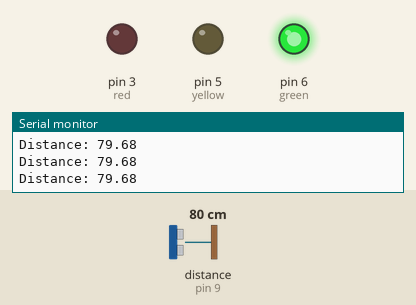
Recording of a sketch running on a simulated Arduino Uno, built with avr-gcc and run on an emulated ATmega328P. Parts: output pins drawn as LEDs (lit = HIGH), the last lines printed to the serial monitor. Wiring (inferred from the names in the program): ultrasonic range finder: trigger pin 8; echo pin 9. The inputs (shaded band) are chosen by the test bench; at power-on: distance to the obstacle (sensor on pin 9) 80 cm. The echo pulse lasts 58.3 µs per cm; pins used as bus, display or sensor lines are not drawn.

Above: at 1.2 s.
1.3 s: distance to the obstacle (sensor on pin 9) set to 97 cm
2.8 s: distance to the obstacle (sensor on pin 9) set to 105 cm
At 3.1 s:
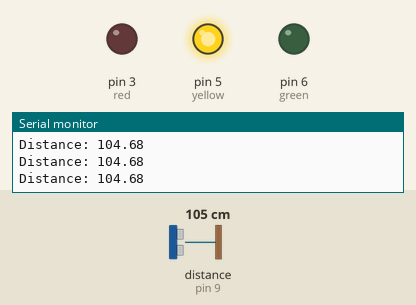
4.3 s: distance to the obstacle (sensor on pin 9) set to 196 cm
5.8 s: distance to the obstacle (sensor on pin 9) set to 205 cm
At 7.0 s:
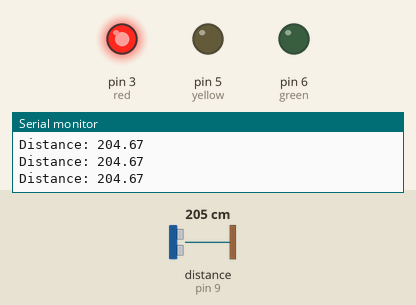
7.3 s: distance to the obstacle (sensor on pin 9) set to 2 cm
At 8.4 s:
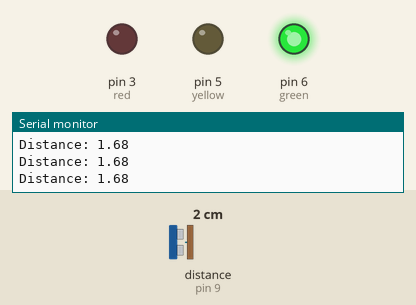
8.8 s: distance to the obstacle (sensor on pin 9) set to 120 cm
At 9.8 s:
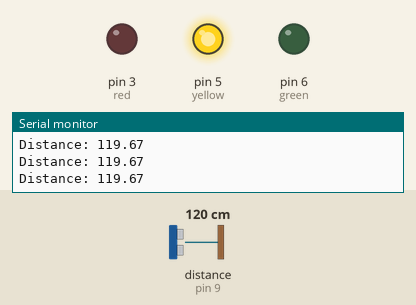
Timing chart, 0 to 11.3 s (numbered marks = the images above; inputs shaded):
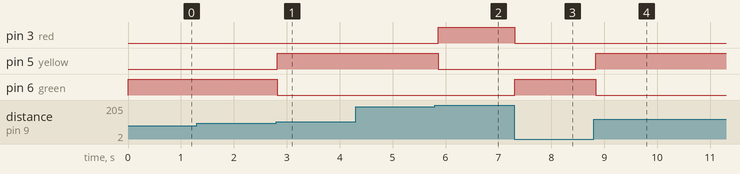

Measured:
- the behaviour switches between 100 and 101 cm on distance to the obstacle (sensor on pin 9) (found by bisection; images 0 and 1)
- the behaviour switches between 200 and 201 cm on distance to the obstacle (sensor on pin 9) (found by bisection; images 1 and 2)
- after the input at 2.8 s, pin 5 (yellow): LOW → HIGH at once; pin 6 (green): HIGH → LOW at once
- after the input at 5.8 s, pin 3 (red): LOW → HIGH after 0.07 s; pin 5 (yellow): HIGH → LOW after 0.07 s
- after the input at 7.3 s, pin 3 (red): HIGH → LOW at once; pin 6 (green): LOW → HIGH at once
- after the input at 8.8 s, pin 5 (yellow): LOW → HIGH at once; pin 6 (green): HIGH → LOW at once

The sketch:

aquasense.ino
```cpp
const int trigPin = 8;
const int echoPin = 9;

const int green = 6;
const int yellow = 5;
const int red = 3;

long duration;
float distance;

void setup() {
  pinMode(trigPin, OUTPUT);
  pinMode(echoPin, INPUT);

  pinMode(green, OUTPUT);
  pinMode(yellow, OUTPUT);
  pinMode(red, OUTPUT);

  Serial.begin(9600);
}

void loop() {
  digitalWrite(trigPin, LOW);
  delayMicroseconds(2);

  digitalWrite(trigPin, HIGH);
  delayMicroseconds(10);

  digitalWrite(trigPin, LOW);

  duration = pulseIn(echoPin, HIGH);
  distance = duration * 0.0343 / 2;

  Serial.print("Distance: ");
  Serial.println(distance);

  if (distance <100) {
    // Tank Full
    digitalWrite(green, HIGH);
    digitalWrite(yellow, LOW);
    digitalWrite(red, LOW);
  }
  else if (distance <200) {
    // Medium Level
    digitalWrite(green, LOW);
    digitalWrite(yellow, HIGH);
    digitalWrite(red, LOW);
  }
  else  {
    // Low Level
    digitalWrite(green, LOW);
    digitalWrite(yellow, LOW);
    digitalWrite(red, HIGH);
  }

  delay(50);
}
```
